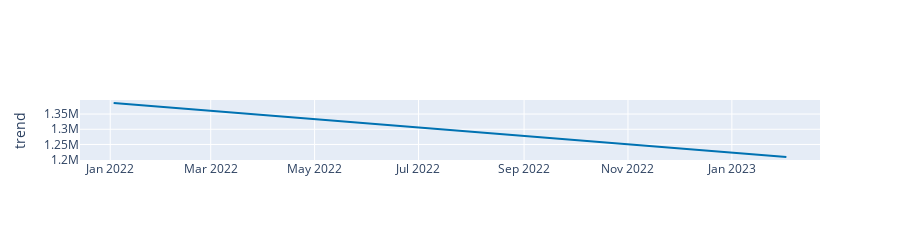

This figure's notebook cell:
### Code cell
# Python
plot_components_plotly(m, forecast)
